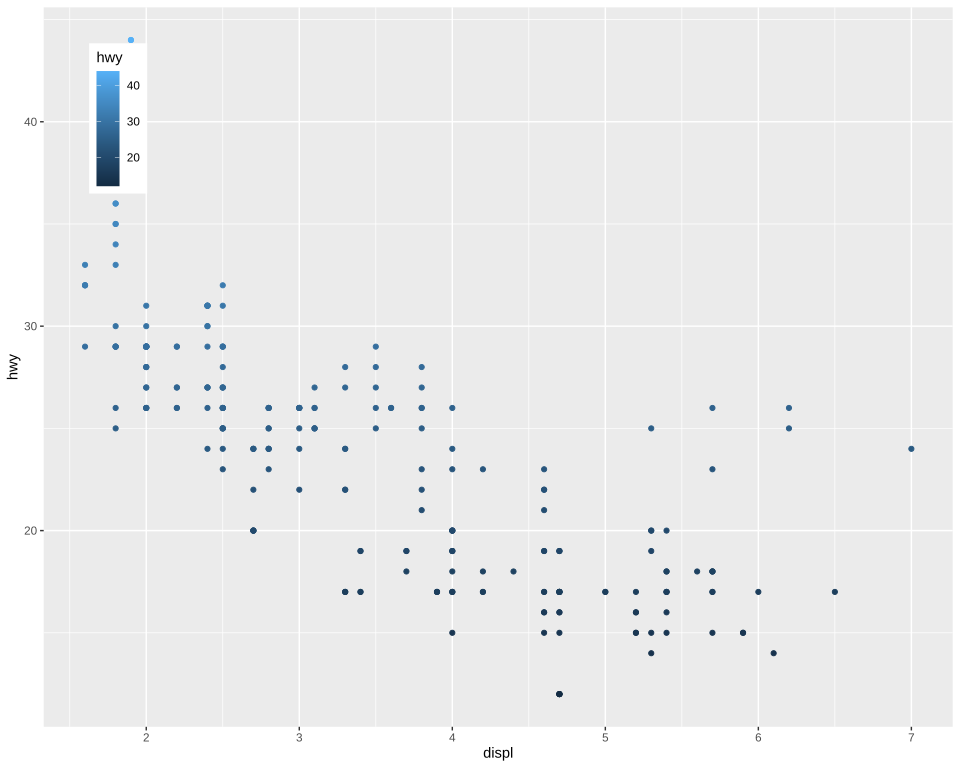

The R source for this figure:
# The plot test/golden/colorbar_inside.svg draws, drawn by ggplot2 itself, as ggplot2's own visual
# tests draw their snapshots: the independent check on that golden whenever it changes. The suite
# never runs this; it needs R, ggplot2 and vdiffr, saved as the Docker image
# giggly-r:ggplot2-4.0.3, and for the gradient svglite and the Liberation fonts, saved as
# giggly-r:ggplot2-4.0.3-svglite. From the repository's root:
#
#   docker run --rm -v "$PWD/test/golden":/golden:ro giggly-r:ggplot2-4.0.3-svglite \
#     Rscript /golden/colorbar_inside.R > colorbar_inside.ggplot2.svg
#   docker run --rm -e SVGLITE=1 -v "$PWD/test/golden":/golden:ro \
#     giggly-r:ggplot2-4.0.3-svglite Rscript /golden/colorbar_inside.R > colorbar_inside.svglite.svg
#
# and compare the first drawing element by element and the gradient's stops against the second,
# as test/golden/point_colourbar.R describes.
#
# mpg's highway mileage against engine size coloured by itself, the colour bar inside the panel,
# running up, its top left corner 5% across and 95% up the panel.
#
# First checked with ggplot2 4.0.3, vdiffr 1.0.9 and svglite 2.2.2: every element and clip path
# matches vdiffr's but the bar's fill, every stop matches svglite's, the gradient runs up the
# bar's middle from its bottom edge to its top in each drawing, and the one departure is test/golden/point.R's, the x axis drawn before the y.

library(ggplot2)

plot <- ggplot(mpg, aes(displ, hwy, colour = hwy)) +
  geom_point() +
  guides(colour = guide_colourbar(display = "gradient")) +
  theme_gray() +
  theme(
    legend.position = "inside",
    legend.position.inside = c(0.05, 0.95),
    legend.justification = c(0, 1)
  )

file <- tempfile(fileext = ".svg")
if (nzchar(Sys.getenv("SVGLITE"))) {
  svglite::svglite(file, width = 10, height = 8, system_fonts = list(sans = "Liberation Sans"))
  print(plot)
  invisible(dev.off())
} else {
  vdiffr::write_svg(plot, file)
}
cat(readLines(file), sep = "\n")
